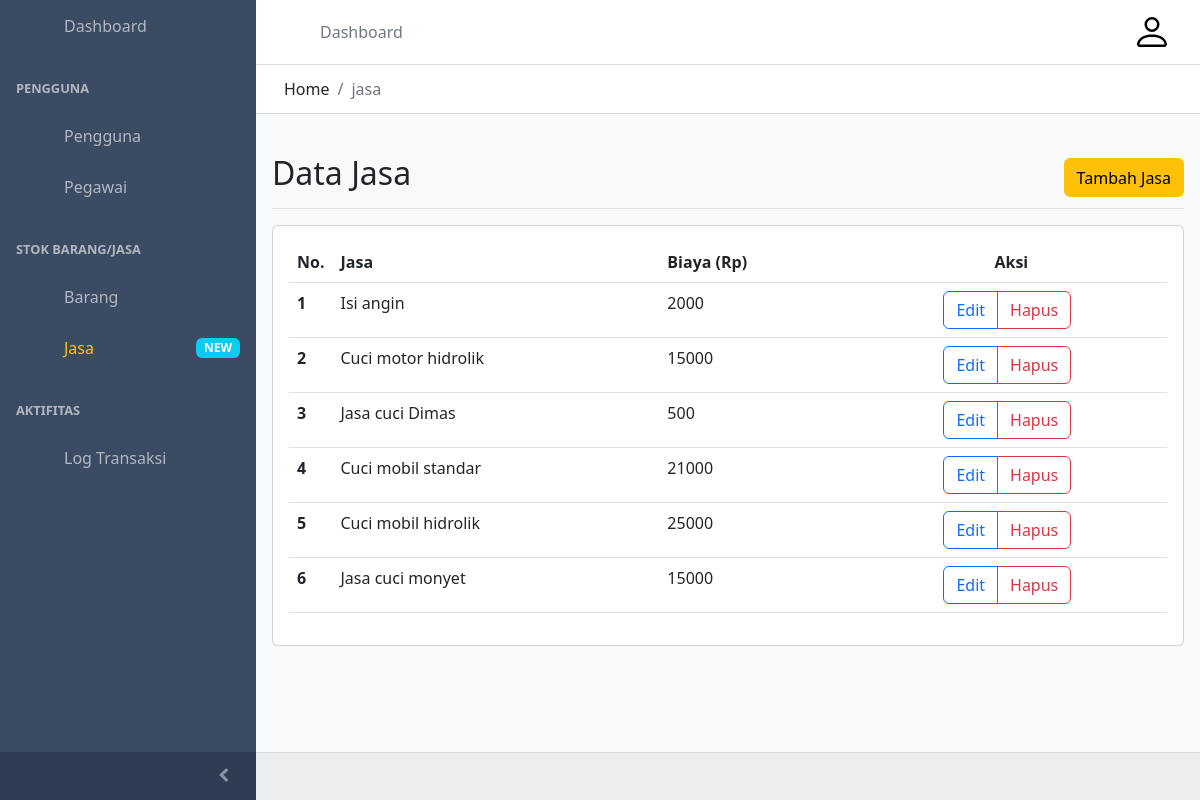
Screenshot of /dashboard/index.php?hal=jasa with the database file from the repository.
### tables this page shows
CREATE TABLE `tbljasa` (
  `idjasa` int(11) NOT NULL,
  `jasa` varchar(25) DEFAULT NULL,
  `biaya` int(11) DEFAULT NULL
);

### dashboard/jasa/index.php (the view, shortened to what this page needs)
<?php
    include("../connectdb/connect.php");
    $sql = "select * from tbljasa";
    $result = $conn->query($sql);
?>
<div class="d-flex justify-content-between flex-wrap flex-md-nowrap align-items-center pt-3 pb-2 mb-3 border-bottom">
        <h1 class="h2">Data Jasa</h1>
        <div class="btn-toolbar mb-2 mb-md-0">
        <form action="index.php">
            <button type="submit" class="btn btn-warning">
            Tambah Jasa
          </button>
        </div>
      </div>
      <div class="card">
        <div class="card-body">
            <table class="table table-hover">
                <thead class="thead-dark">
                    <tr>
                    <th scope="col" width=15 class="text-center">No.</th>
                    <th scope="col">Jasa</th>
                    <th scope="col">Biaya (Rp)</th>
                    <th scope="col" class="text-center">Aksi</th>
                    </tr>
                </thead>
                <tbody>
        <?php
            if ($result->num_rows > 0) {
                $nmr=1;
                    while($row = $result->fetch_assoc()) {
        ?>
                    <tr>
                    <th scope="row"><?=$nmr; ?></th>
                    <td>
                        <?=$row['jasa']; ?>
                    </td>
                    <td>
                        <?=$row['biaya']; ?>
                    </td>
                    <td class="text-center">
                        <div class="btn-group me-2">
                            <a href="index.php?hal=jasa-edit&id=<?=$row['idjasa'];?>&jasa=<?=$row['jasa'];?>&biaya_jasa=<?=$row['biaya'];?>" class="btn btn-outline-primary">Edit</a>
                            <button type="button" class="btn btn-outline-danger" onclick="hapus('\'<?=$row['jasa'];?>\'')">Hapus</button>
                        </div>
                    </td>
                    </tr>
                    <?php
                        $nmr++;
                            }
                        }else{
                            echo "0 results";
                        }
                    ?>
                </tbody>
                </table>
        </div>
      </div>

### dashboard/index.php (shortened to what this page needs)
<?php
if(isset($_GET['hal'])){
  global $halaman;
  $halaman=$_GET['hal'];
}else{
  include('dashboard.php');
}
$exp = explode('-', $halaman, 2);
$active = $exp[0];
?>
<!DOCTYPE html>
<html lang="en">
  <head>
    <link rel="stylesheet" href="vendors/simplebar/css/simplebar.css">
    <link rel="stylesheet" href="css/vendors/simplebar.css">
    <link href="css/style.css" rel="stylesheet">
    <link href="css/examples.css" rel="stylesheet">
    <link href="../assets/dist/css/bootstrap.min.css" rel="stylesheet">
    <body>
    <div class="sidebar sidebar-dark sidebar-fixed" id="sidebar">
      <ul class="sidebar-nav" data-coreui="navigation" data-simplebar="">
        <li class="nav-item"><a class="nav-link <?php if($active=='dashboard'){echo 'text-warning';} ;?>" href="index.php?hal=dashboard">
            <svg class="nav-icon">
              <use xlink:href="../bootstrap-icons/bootstrap-icons.svg#emoji-smile"></use>
            </svg> Dashboard</a></li>
        <li class="nav-title">pengguna</li>
        <li class="nav-item"><a class="nav-link <?php if($active=='pengguna'){echo 'text-warning';} ;?>" href="index.php?hal=pengguna">
            <svg class="nav-icon">
              <use xlink:href="../bootstrap-icons/bootstrap-icons.svg#people"></use>
            </svg> Pengguna</a></li>
        <li class="nav-item"><a class="nav-link <?php if($active=='pegawai'){echo 'text-warning';} ;?>" href="index.php?hal=pegawai">
            <svg class="nav-icon">
              <use xlink:href="../bootstrap-icons/bootstrap-icons.svg#briefcase"></use>
            </svg> Pegawai</a></li>
        <li class="nav-title">Stok Barang/jasa</li>
        <li class="nav-item"><a class="nav-link <?php if($active=='barang'){echo 'text-warning';} ;?>" href="index.php?hal=barang">
            <svg class="nav-icon">
              <use xlink:href="../bootstrap-icons/bootstrap-icons.svg#box-seam"></use>
            </svg> Barang</a>
        </li>
        <li class="nav-item"><a class="nav-link <?php if($active=='jasa'){echo 'text-warning';} ;?>" href="index.php?hal=jasa">
            <svg class="nav-icon">
              <use xlink:href="../bootstrap-icons/bootstrap-icons.svg#archive"></use>
            </svg> Jasa<span class="badge badge-sm bg-info ms-auto">NEW</span></a></li>
        <li class="nav-title">Aktifitas</li>
        <li class="nav-item"><a class="nav-link <?php if($active=='log'){echo 'text-warning';} ;?>" href="index.php?hal=log">
            <svg class="nav-icon">
              <use xlink:href="../bootstrap-icons/bootstrap-icons.svg#clipboard"></use>
            </svg> Log Transaksi</a>
        </li>
      </ul>
      <button class="sidebar-toggler" type="button" data-coreui-toggle="unfoldable"></button>
    </div>
    <div class="wrapper d-flex flex-column min-vh-100 bg-light">
      <header class="header header-sticky mb-4">
        <div class="container-fluid">
          <button class="header-toggler px-md-0 me-md-3" type="button" onclick="coreui.Sidebar.getInstance(document.querySelector('#sidebar')).toggle()">
            <svg class="icon icon-lg">
              <use xlink:href="../bootstrap-icons/bootstrap-icons.svg#list"></use>
            </svg>
          </button>
          <ul class="header-nav d-none d-md-flex">
            <li class="nav-item"><a class="nav-link" href="index.php?hal=dashboard">Dashboard</a></li>
          </ul>
          <ul class="header-nav ms-3">
            <li class="nav-item dropdown"><a class="nav-link py-0" data-coreui-toggle="dropdown" href="#" role="button" aria-haspopup="true" aria-expanded="false">
                <div class="avatar avatar-md">
                  <img class="avatar-img" src="../bootstrap-icons/person.svg" alt="user">
                </div>
              </a>
            </li>
          </ul>
        </div>
        <div class="header-divider"></div>
        <div class="container-fluid">
          <nav aria-label="breadcrumb">
            <ol class="breadcrumb my-0 ms-2">
              <li class="breadcrumb-item">
                <span>Home</span>
              </li>
              <li class="breadcrumb-item active"><span><?php echo $halaman;?></span></li>
            </ol>
          </nav>
        </div>
      </header>
      <div class="body flex-grow-1 px-3">
      <?php
        if(isset($_GET['hal'])){
          $halaman=$_GET['hal'];
          switch ($halaman) {
            case 'jasa':
              include('jasa/index.php');
            break;
          }
        }else{
          include('dashboard.php');
        }
    ?>
      </div>
      <footer class="footer">
      </footer>
    </div>
  </body>
</html>

### rows the page displays
tbljasa: jasa "Isi angin", biaya "2000"
tbljasa: jasa "Cuci motor hidrolik", biaya "15000"
tbljasa: jasa "Jasa cuci Dimas", biaya "500"
tbljasa: jasa "Cuci mobil standar", biaya "21000"
tbljasa: jasa "Cuci mobil hidrolik", biaya "25000"
tbljasa: jasa "Jasa cuci monyet", biaya "15000"

### other values shown
$halaman "jasa"
